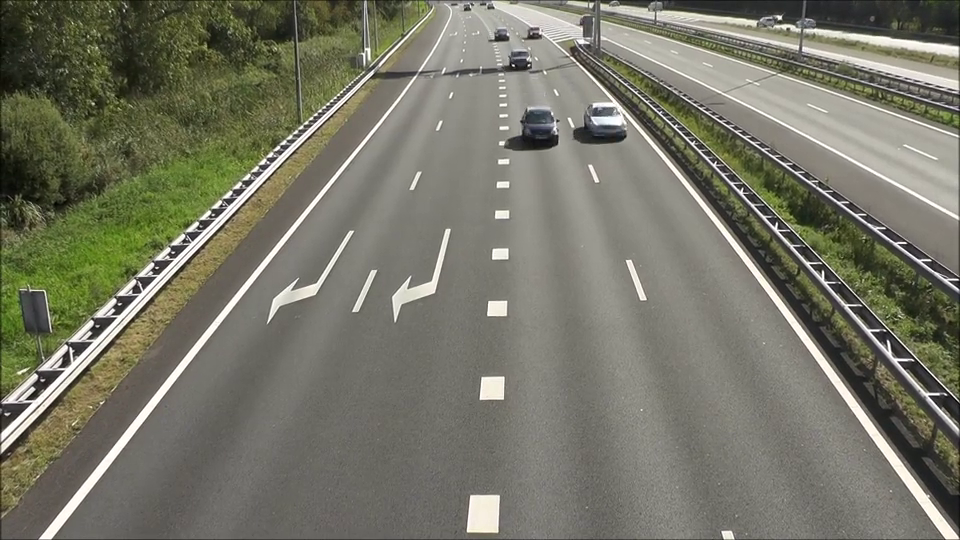
#> input picture frame 33 of optical_flow_method/1.mp4, 960 x 540 px
$ python 'pose estimation.py'
#> lines starting #> are read from the running program, lines starting #| are printed output that depends on the picture; after the words box and inside, x2 and y2 are one past the last pixel; in counts of white or black regions, pixels touching at a corner belong together
import cv2
import numpy as np

def calculate_speed(flow, scale_factor, fps):
    """
    Estimate speed in km/h from optical flow vectors.
    """
    magnitudes = np.sqrt(flow[..., 0] ** 2 + flow[..., 1] ** 2)  # Corrected magnitude formula
    avg_magnitude = np.mean(magnitudes)
    speed_m_per_s = avg_magnitude * scale_factor * fps
    speed_km_per_h = speed_m_per_s * 3.6
    return speed_km_per_h

def detect_vehicles(frame, fg_mask):
    """
    Detect vehicles using background subtraction and contour filtering.
    """
    contours, _ = cv2.findContours(fg_mask, cv2.RETR_TREE, cv2.CHAIN_APPROX_SIMPLE)
    vehicle_contours = []

    for contour in contours:
        if cv2.contourArea(contour) > 1000:
            x, y, w, h = cv2.boundingRect(contour)
            aspect_ratio = w / float(h)
            if 1.2 > aspect_ratio > 0.3:
                vehicle_contours.append((x, y, w, h))

    return vehicle_contours

def draw_bounding_box(frame, vehicles, flow, scale_factor, fps):
    """
    Draw bounding boxes around detected vehicles and display their individual speeds.
    """
    for (x, y, w, h) in vehicles:
        roi_flow = flow[y:y+h, x:x+w]
        speed = calculate_speed(roi_flow, scale_factor, fps)

        cv2.rectangle(frame, (x, y), (x + w, y + h), (0, 255, 0), 2)
        cv2.putText(frame, f"{speed:.2f} km/h", (x, y - 10),
                    cv2.FONT_HERSHEY_SIMPLEX, 0.5, (0, 255, 0), 2)

def main(video_path, scale_factor, fps):
#> called with scale_factor = 0.05, fps = 30
    cap = cv2.VideoCapture(video_path)
    ret, prev_frame = cap.read()
#> prev_frame is the input picture: shape (540, 960, 3); mean B, G, R 103.4, 118.2, 118.3
    if not ret:
        print("Error: Unable to read video")
        return
    prev_gray = cv2.cvtColor(prev_frame, cv2.COLOR_BGR2GRAY)
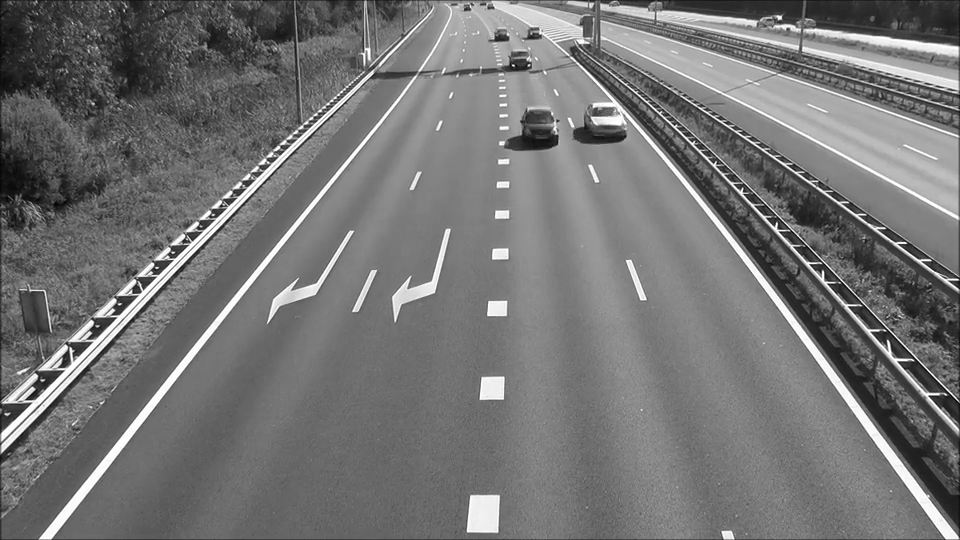
#> prev_gray: shape (540, 960); min 0, max 255, mean 116.6
    background_subtractor = cv2.createBackgroundSubtractorMOG2()

    while cap.isOpened():
        ret, frame = cap.read()
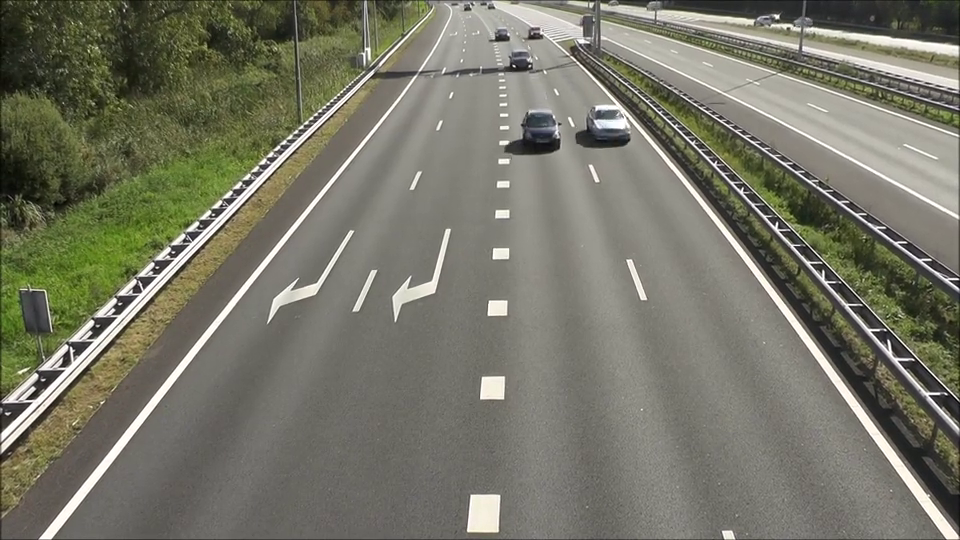
#> input picture frame 34 of optical_flow_method/1.mp4, 960 x 540 px
#> frame is the input picture: shape (540, 960, 3); mean B, G, R 103.8, 118.4, 118.6
        if not ret:
            break
        gray = cv2.cvtColor(frame, cv2.COLOR_BGR2GRAY)
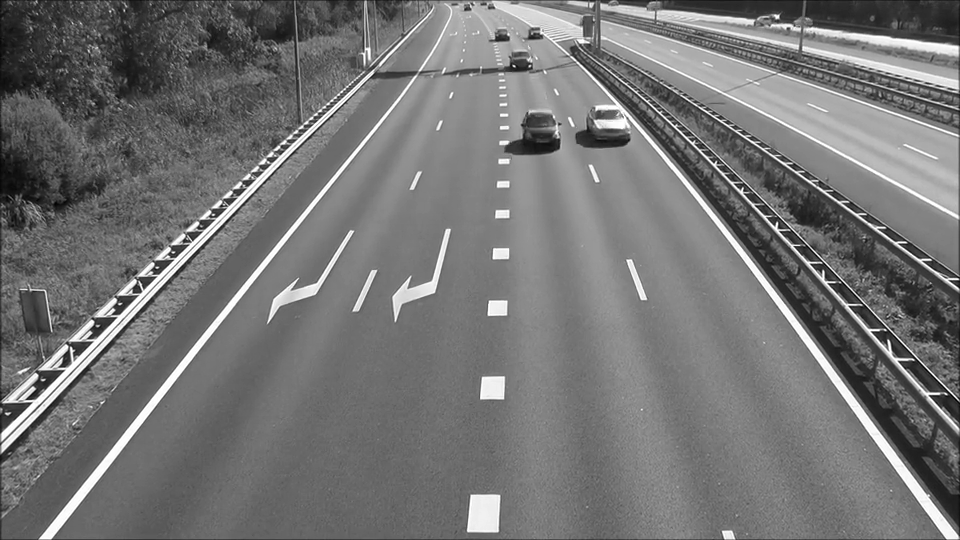
#> gray: shape (540, 960); min 0, max 255, mean 116.8

        flow = cv2.calcOpticalFlowFarneback(prev_gray, gray, None,
                                            0.5, 3, 15, 3, 5, 1.2, 0)

        fg_mask = background_subtractor.apply(gray)
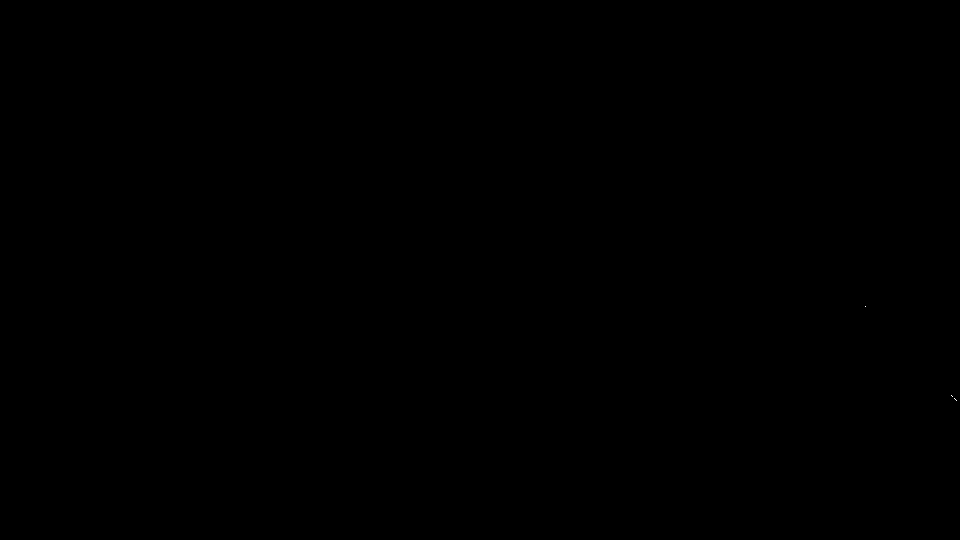
#> fg_mask: shape (540, 960); values 127 (black) and 255 (white), 0% white in thin lines or dots, all inside (x1, y1, x2, y2) = (865, 306, 957, 401)
        vehicles = detect_vehicles(frame, fg_mask)
#> in detect_vehicles, `contours, _ = cv2.findContours(fg_mask, cv2.RETR_TREE, cv2.CHAIN_APPRO..`: contours = [[[0, 0], [0, 539], [959, 539], [959, 0]]]
#> the loop in detect_vehicles, `for contour in contours:` made 1 pass
#> (contour, x, y, w, h, aspect_ratio) on pass 1: ([[0, 0], [0, 539], [959, 539], [959, 0]], 0, 0, 960, 540, 1.78)
#> after the loop in detect_vehicles, `for contour in contours:`: vehicle_contours = []
#> vehicles = []
        draw_bounding_box(frame, vehicles, flow, scale_factor, fps)

        cv2.imshow('Optical Flow Speed Estimation', frame)

        prev_gray = gray.copy()

        if cv2.waitKey(25) & 0xFF == ord('q'):
#> (key q is pressed here)
            break

    cap.release()
    cv2.destroyAllWindows()

if __name__ == "__main__":
    video_path = r"C:\Users\hp\Desktop\github_cv\pose_estimation\1.mp4"
    scale_factor = 0.05  # Meters per pixel (approximate)
    fps = 30
    main(video_path, scale_factor, fps)

$ run again, starting later in the video
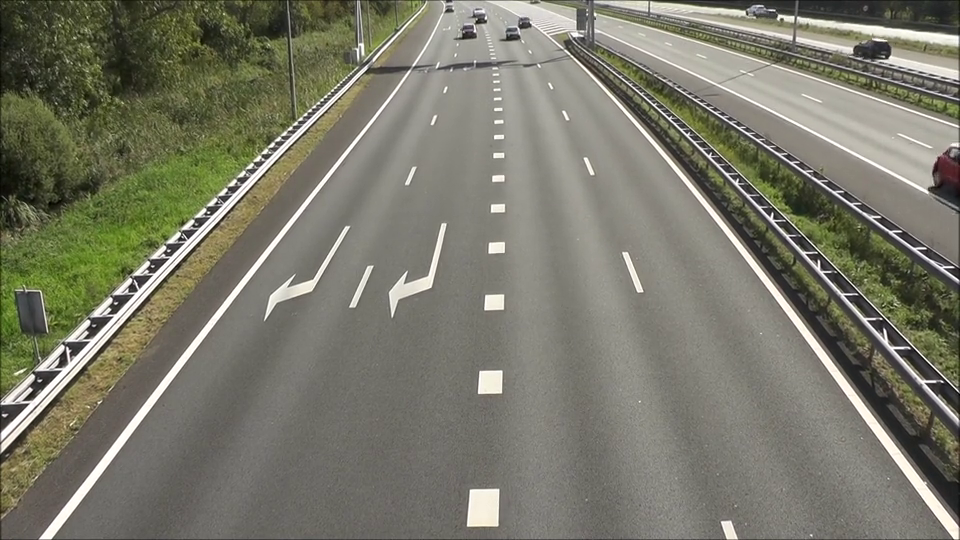
#> input picture frame 150 of optical_flow_method/1.mp4, 960 x 540 px
#> in main, prev_frame is the input picture: shape (540, 960, 3); mean B, G, R 106.3, 120.9, 121.4
#> in main, `prev_gray = cv2.cvtColor(prev_frame, cv2.COLOR_BGR2GRAY)`:
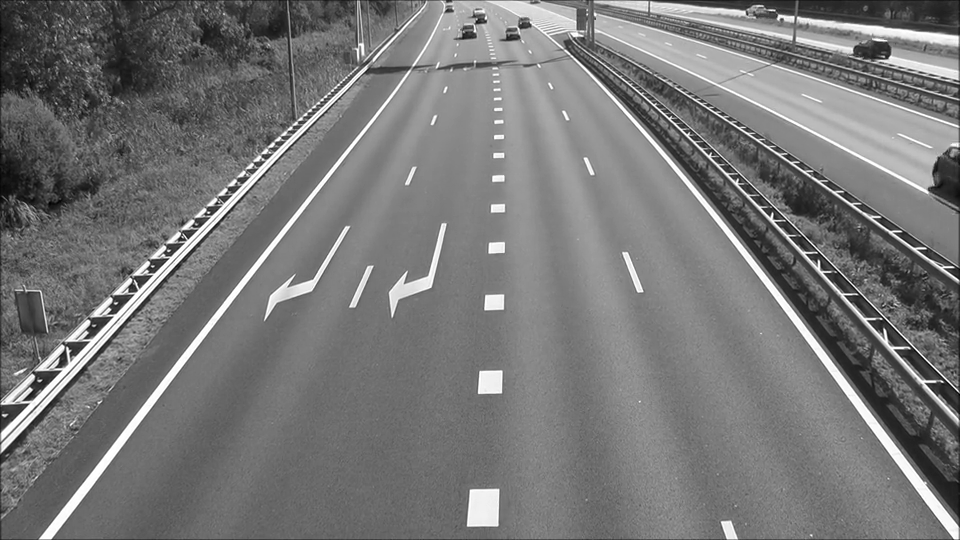
#> prev_gray: shape (540, 960); min 0, max 255, mean 119.4
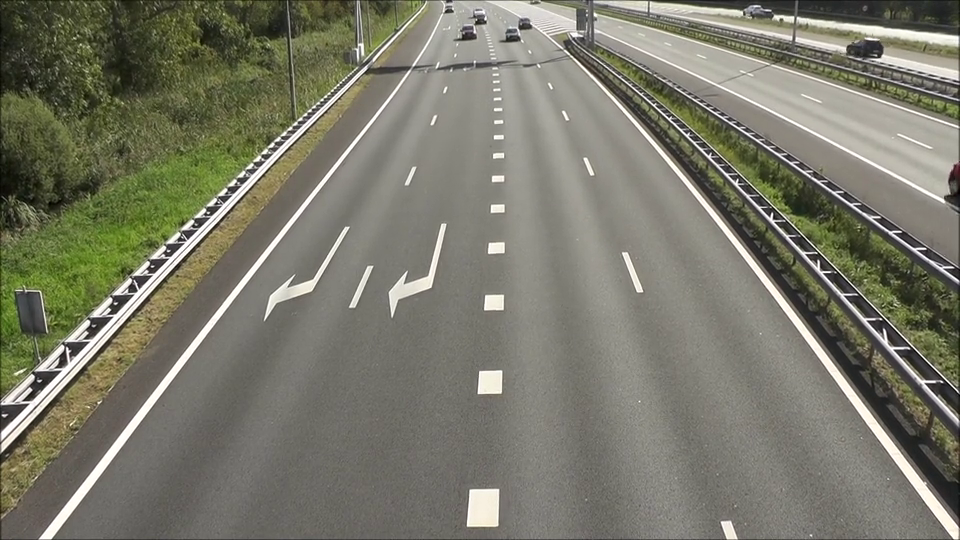
#> input picture frame 151 of optical_flow_method/1.mp4, 960 x 540 px
#> in main, frame is the input picture: shape (540, 960, 3); mean B, G, R 106.4, 121.1, 121.5
#> fg_mask: shape (540, 960); values 127 (black) and 255 (white), 0% white in thin lines or dots, all inside (x1, y1, x2, y2) = (49, 203, 960, 396)
#> contours = [[[0, 0], [0, 539], [959, 539], [959, 0]]]
#> the loop in detect_vehicles, `for contour in contours:` made 1 pass
#> (contour, x, y, w, h, aspect_ratio) on pass 1: ([[0, 0], [0, 539], [959, 539], [959, 0]], 0, 0, 960, 540, 1.78)
#> after the loop in detect_vehicles, `for contour in contours:`: vehicle_contours = []

$ run again, starting later in the video
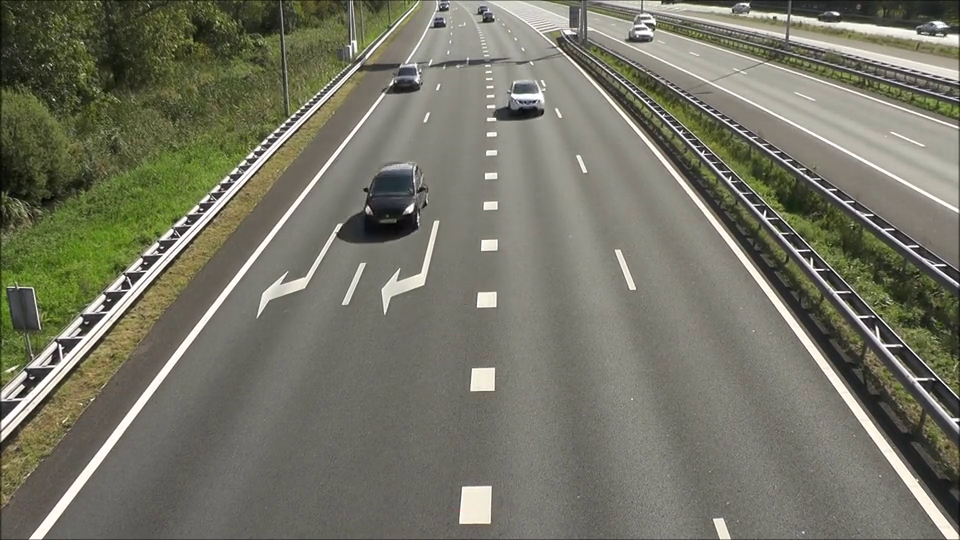
#> input picture frame 268 of optical_flow_method/1.mp4, 960 x 540 px
#> in main, prev_frame is the input picture: shape (540, 960, 3); mean B, G, R 101.8, 116.4, 116.8
#> in main, `prev_gray = cv2.cvtColor(prev_frame, cv2.COLOR_BGR2GRAY)`:
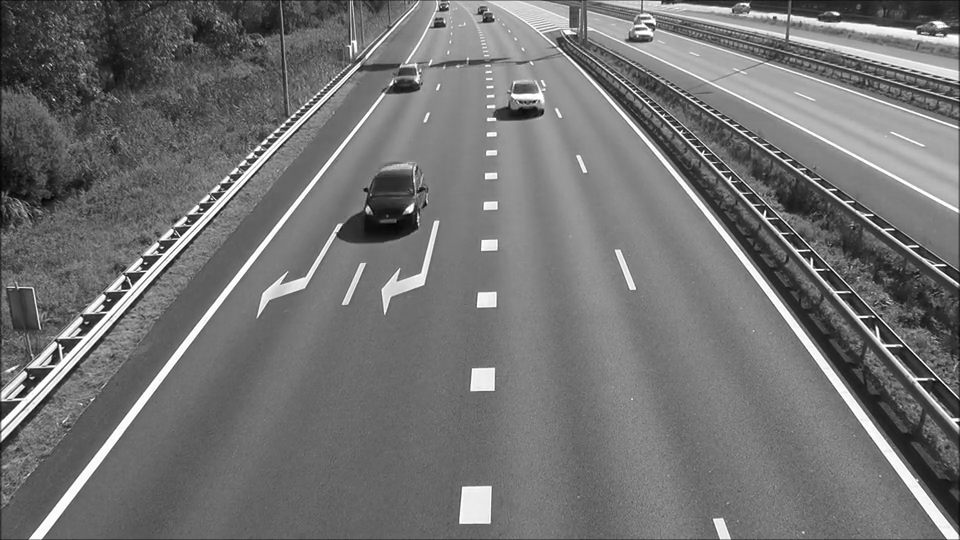
#> prev_gray: shape (540, 960); min 0, max 255, mean 114.9
#> fg_mask: shape (540, 960); values 127 (black) and 255 (white), 0% white in thin lines or dots, all inside (x1, y1, x2, y2) = (397, 221, 398, 222)
#> contours = [[[0, 0], [0, 539], [959, 539], [959, 0]]]
#> the loop in detect_vehicles, `for contour in contours:` made 1 pass
#> (contour, x, y, w, h, aspect_ratio) on pass 1: ([[0, 0], [0, 539], [959, 539], [959, 0]], 0, 0, 960, 540, 1.78)
#> after the loop in detect_vehicles, `for contour in contours:`: vehicle_contours = []
